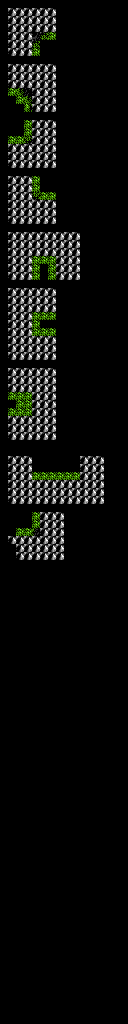

Tiled map render using the project's own tile images. Description and the map definition, with tile-layer contents summarised, below:
An orthogonal 16x128 tile map with 8x8 px tiles, 3 tile layers (regions, input1_automapping-input, output_automapping-output), 2 tilesets.

<map version="1.2" tiledversion="1.2.4" orientation="orthogonal" renderorder="left-up" width="16" height="128" tilewidth="8" tileheight="8" infinite="0" nextlayerid="4" nextobjectid="1">
 <tileset firstgid="1" source="../tilesets/overworld-tileset.tsx" />
 <tileset firstgid="641" source="../tilesets/overworld-automapping-input_tiles.tsx" />
 <layer id="1" name="regions" width="16" height="128">
  <data>[2048 cells, 379 non-empty, 2 distinct tile ids]</data>
 </layer>
 <layer id="2" name="input1_automapping-input" width="16" height="128">
  <data>[2048 cells, 379 non-empty, 2 distinct tile ids]</data>
 </layer>
 <layer id="3" name="output_automapping-output" width="16" height="128">
  <data>[2048 cells, 10 non-empty, 6 distinct tile ids]</data>
 </layer>
</map>
